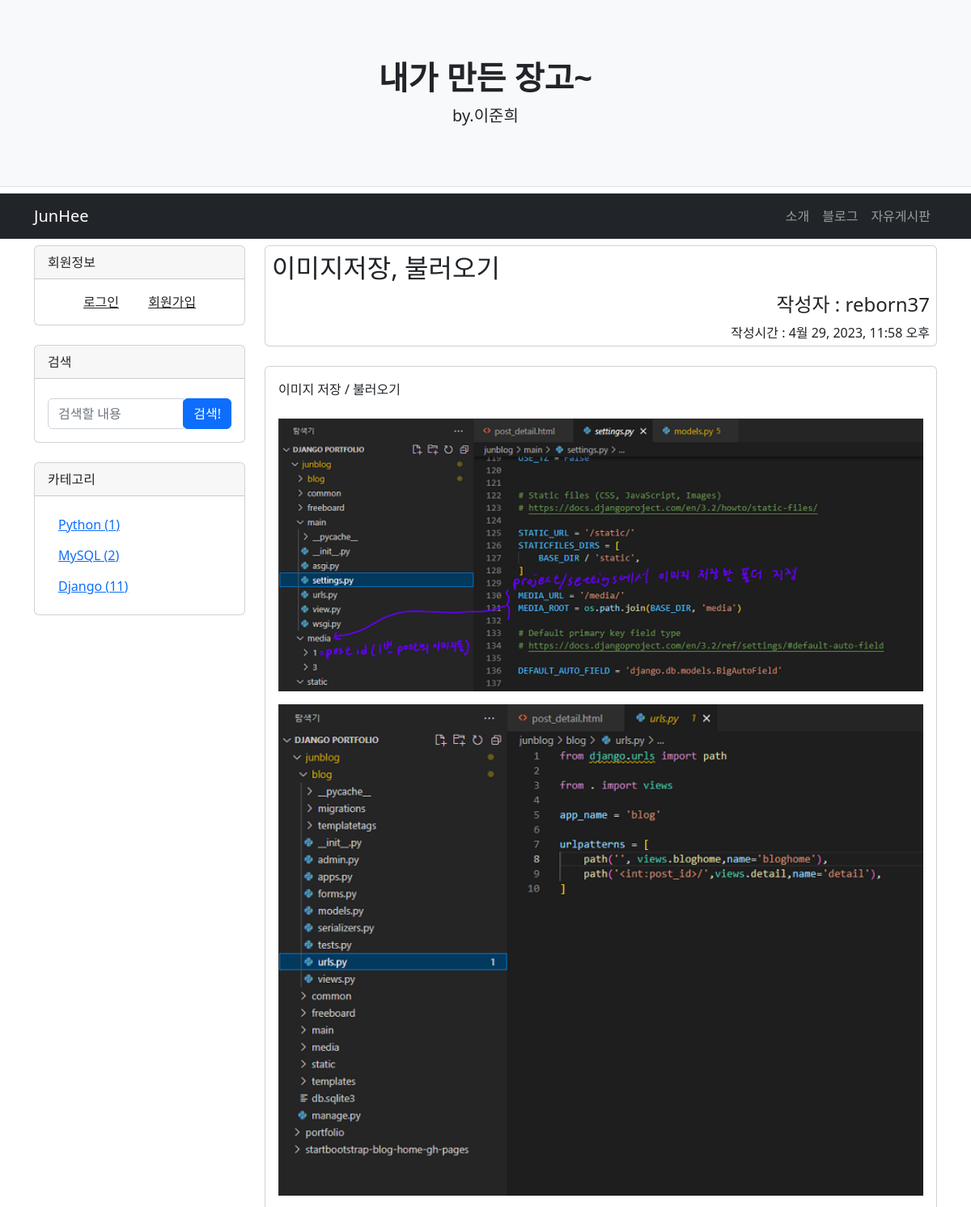
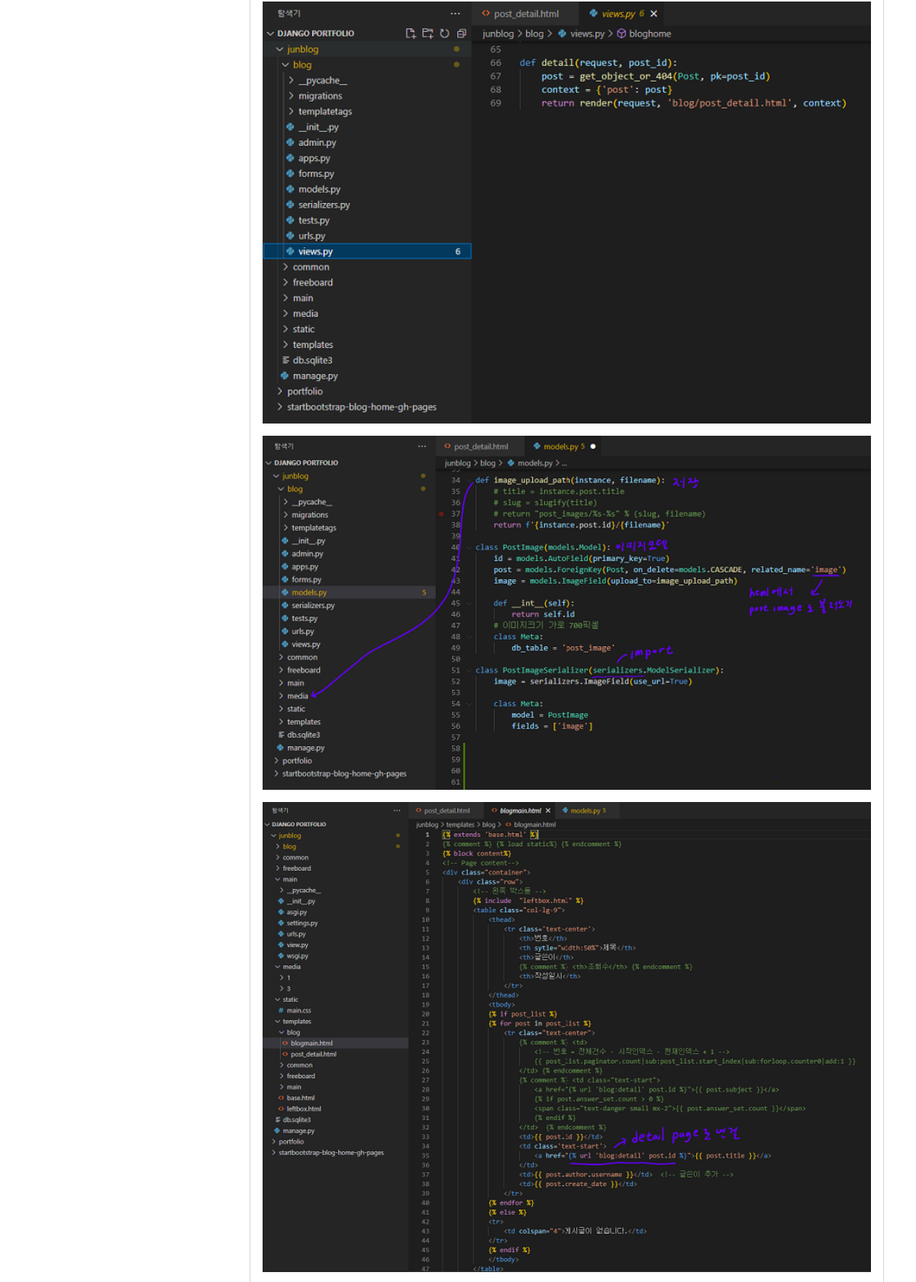
The app's page /blog/2/ (upper part) with its own data (2 pictures, top to bottom).
### blog/models.py (models this page shows, shortened)
class Post(models.Model):
    id = models.AutoField(primary_key=True)
    title = models.CharField(max_length=200)
    author = models.ForeignKey(User, on_delete=models.CASCADE, related_name='author_question')
    content = models.TextField()
    create_date = models.DateTimeField()
    modify_date = models.DateTimeField(null=True, blank=True)
    click = models.IntegerField(null=True, default=0) # 클릭
    category = models.ForeignKey(Category,null=True,blank=True,on_delete=models.SET_NULL,related_name='blog_category')
    class Meta:
        db_table = 'post'

class PostImage(models.Model):
    id = models.AutoField(primary_key=True)
    post = models.ForeignKey(Post, on_delete=models.CASCADE, related_name='image')
    image = models.ImageField(upload_to=image_upload_path)
    class Meta:
        db_table = 'post_image'

### blog/views.py (the view)
# urls.py: path('<int:post_id>/',views.detail,name='detail'),
def detail(request, post_id):
    post = get_object_or_404(Post, pk=post_id)
    comments = countcomment(request)
    posts = countpost(request)
    post_list = Post.objects.order_by('-create_date')
    countcategory = []
    for i in range(1,Category.objects.count()+1):
        countcategory.append(post_list.filter(category_id=i).count())
    context = {'post': post,'posts':posts,'comments':comments,'countcategory':countcategory}
    return render(request, 'blog/post_detail.html', context)

### blog/templatetags/blog_filter.py (called while the page is built)
@register.filter
def mark(value):
    extensions = ["nl2br", "fenced_code","tables"]
    return mark_safe(markdown.markdown(value, extensions=extensions))

### blog/views.py (called while the page is built)
def countpost(request):
    if request.user in User.objects.all(): # 유저가 로그인하면
        postcount = Post.objects.filter(author_id=request.user).count() # Post모델에서 유저아이디랑 접속아이디가 같은 것들 갯수세기
        freepostcount = FreePost.objects.filter(author_id=request.user).count() # FreePost모델에서 유저아이디랑 접속아이디가 같은 것들 갯수세기
        return postcount+freepostcount # 블로그 작성글과 자유게시판 작성글 갯수의 합 계산

def countcomment(request):
    if request.user in User.objects.all():
        commentcount = Comment.objects.filter(author_id=request.user).count() # Comment모델에서 유저아이디랑 접속아이디가 같은 것들 갯수세기
        freecommentcount = FreeComment.objects.filter(author_id=request.user).count() # FreeComment모델에서 유저아이디랑 접속아이디가 같은 것들 갯수세기
        return commentcount+freecommentcount # 블로그 작성댓글과 자유게시판 작성댓글 갯수의 합 계산

### templates/blog/post_detail.html (shortened to what this page needs)
{% extends 'base.html' %}
{% load blog_filter %}
{% block content %}
<div class="container">
    <div class="row">
        {% include  "blogleftbox.html" %}
        <div class='col-lg-9'>
            <div class='card mb-4'>
                <h2 class='my-2 mx-2'>{{ post.title }}</h2>
                <h4 class='text-lg-end mx-2 my-1'>작성자 : {{ post.author.username }}</h4>
                <p class='text-lg-end mx-2 my-1'>작성시간 : {{ post.create_date }}</p>
            </div>
            <div class='card mb-4'>
                <div class='card-body'>
                    <div class='card-text'>
                        {{ post.content|mark }}
                        {% if post.image %}
                        {% for i in post.image.all %}
                        <img src='{{i.image.url}}' class='mb-2 mt-2' style="width: 100%; height:auto;"/>
                        {% endfor %}
                        {% endif %}
                    </div>
                </div>
            </div>
        </div>
    </div>
</div>
{% endblock %}

### records on screen
Post: title "이미지저장, 불러오기", author.username "reborn37", create_date "4월 29, 2023, 11:58 오후", content|mark "이미지 저장 / 불러오기"
PostImage: image (picture)
PostImage: image (picture)
PostImage: image (picture)
PostImage: image (picture)
PostImage: image (picture)

### other values on screen
{{ countcategory.0 }} "1"
{{ countcategory.1 }} "2"
{{ countcategory.2 }} "11"
